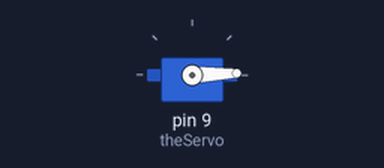
The sketch below on a simulated Arduino Uno, built with avr-gcc and run on an emulated ATmega328P. Shown: servo.

Above: at 0.05 s.
At 1.75 s:
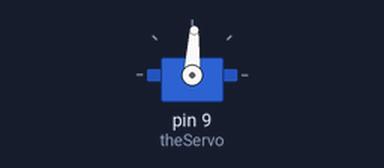
At 3.45 s:
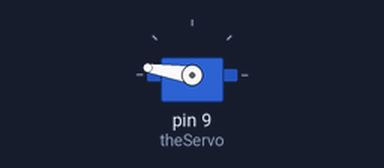
At 6.9 s:
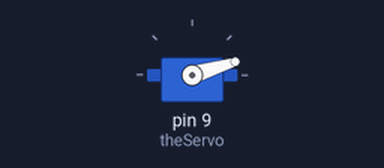
Timing chart, 0 to 9.4 s (numbered marks = the images above):
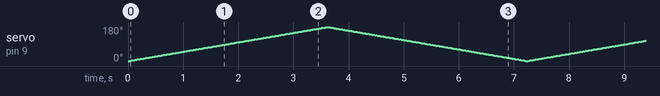

The sketch:

servo_FW.ino
```cpp
#include <Servo.h>

Servo theServo;
int angle = 0;

void setup()
{
  theServo.attach(9);
}


void loop()
{
  for(angle = 0; angle < 180; angle += 1)
  {
   theServo.write(angle);
    delay(20);
  }
  for(angle = 180; angle >= 1; angle -=1)
  {
    theServo.write(angle);
    delay(20);
  }
}
```
